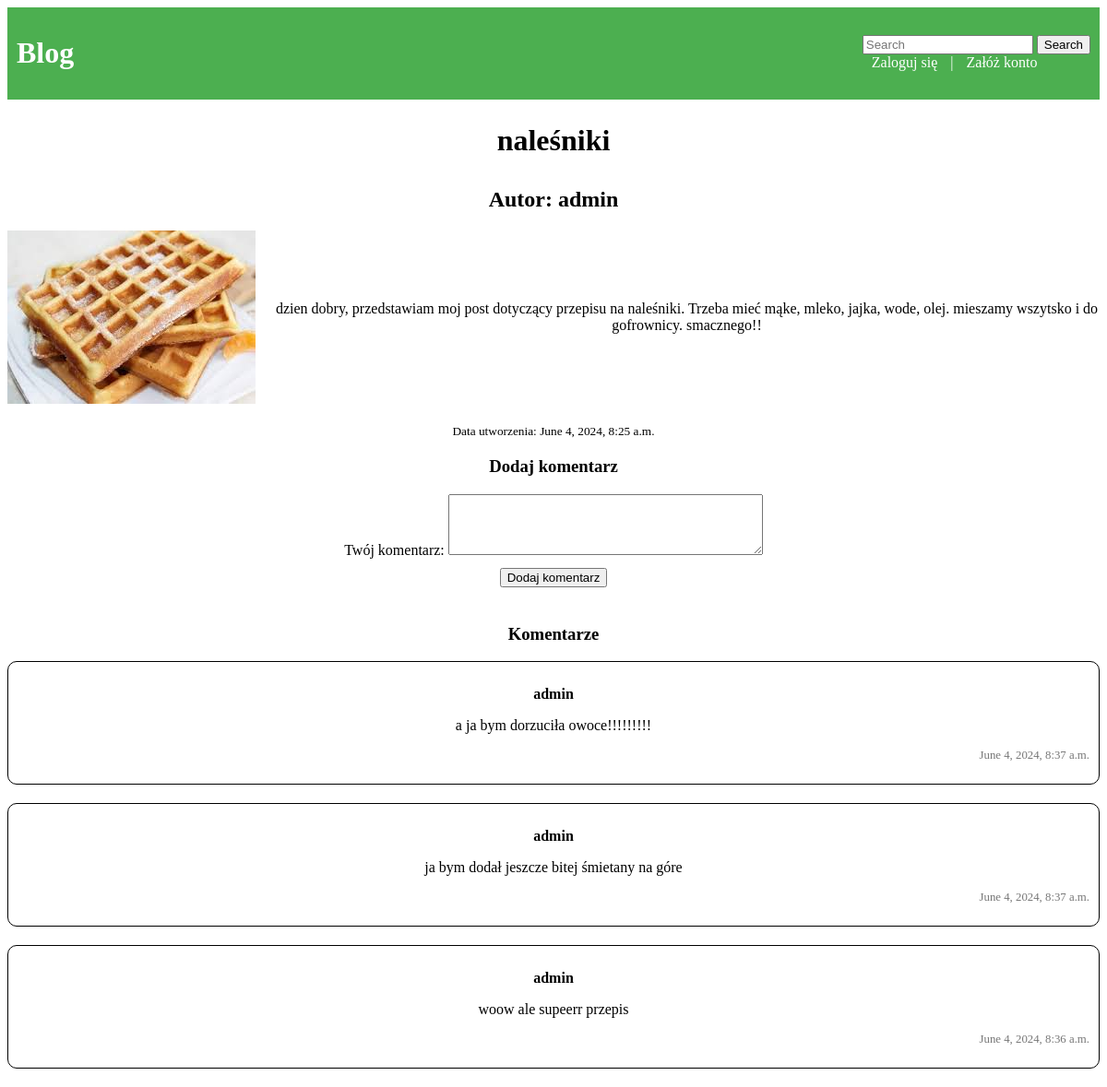
Screenshot of /post/46/ with the database file from the repository.
### mainapp/models.py (models this page shows, shortened)
class Post(models.Model):
    tytul = models.CharField(max_length=200)
    tresc = models.TextField(max_length=2000)
    data_utworzenia = models.DateTimeField(auto_now_add=True)
    autor = models.ForeignKey(User, on_delete=models.CASCADE)
    image = models.ImageField(null=True, blank=True, upload_to="images/")
    DOSTEP_CHOICES = (
        ('Publiczny', 'Publiczny'),
        ('Ograniczony', 'Ograniczony'),
    )
    dostep = models.CharField(max_length=20, choices=DOSTEP_CHOICES, default='Publiczny')

class Komentarz(models.Model):
    tresc = models.TextField()
    data_dodania = models.DateTimeField(auto_now_add=True)
    autor = models.ForeignKey(User, on_delete=models.CASCADE)
    post = models.ForeignKey(Post, on_delete=models.CASCADE)

### mainapp/views.py (the view)
# urls.py: path('post/<int:post_id>/', views.post_detail, name='post_detail'),
def post_detail(request, post_id):
    post = get_object_or_404(Post, pk=post_id)
    comments = Komentarz.objects.filter(post=post).order_by('-data_dodania')
    form = CreateCommentForm()
    print("wyswietlono szczegoly posta")
    return render(request, 'post/post_detail.html', {'post': post, 'comments': comments, 'form': form})

### mainapp/forms.py
class CreateCommentForm(forms.ModelForm):
    comment = forms.CharField(
        label='Komentarz',
        widget=forms.Textarea(attrs={'rows': 4, 'class': 'form-control'})
    )
    class Meta:
        model = Komentarz
        fields = ('comment',)

### mainapp/templates/post/post_detail.html (shortened to what this page needs)
{% extends "base.html" %}
{% block content %}
<div class="container mt-5">
  <div class="row justify-content-center">
    <div class="col-md-8 centered">
      <h2 class="big-title">{{ post.tytul }}</h2>
      <h4 class="big-author">Autor: {{ post.autor }}</h4>
      <div class="post-content">
        {% if post.image %}
        <img src="{{ post.image.url }}">
        {% endif %}
        <p>{{ post.tresc }}</p>
      </div>
      <small>Data utworzenia: {{ post.data_utworzenia }}</small>
      <div class="comment-form">
        <h3>Dodaj komentarz</h3>
        <form id="comment-form" method="post" action="{% url 'add_comment' post.id %}">
          <div class="form-group">
            <label for="comment">Twój komentarz:</label>
            {{ form.comment }}
          </div>
          <button type="submit" class="btn btn-success submit-btn">Dodaj komentarz</button>
        </form>
      </div>
      <div class="comment-section">
        <h3>Komentarze</h3>
        {% for comment in comments %}
        <div class="comment">
          <p class="comment-author">{{ comment.autor.username }}</p>
          <p>{{ comment.tresc }}</p>
          <p class="comment-date">{{ comment.data_dodania }}</p>
        </div>
        {% endfor %}
      </div>
    </div>
  </div>
</div>
{% endblock %}

### mainapp/templates/post/post_detail.html (style rules this page uses)
.centered { text-align: center; }
.big-title { font-size: 2rem; margin-bottom: 20px; }
.big-author { font-size: 1.5rem; margin-bottom: 20px; }
.post-content { display: flex; align-items: center; justify-content: center; margin-bottom: 20px; text-align: center; }
.post-content img { max-width: 50%; height: auto; margin-right: 20px; }
.comment-section { margin-top: 40px; }
.comment { border: 1px solid #000000; padding: 10px; margin-bottom: 20px; border-radius: 10px; }
.comment-author { font-weight: bold; margin-bottom: 5px; }
.comment-date { font-size: 0.8rem; color: #777; text-align: right; }
.comment-form { margin-bottom: 40px; }
.submit-btn { margin-top: 10px; }

### rows the page displays
Post: tytul "naleśniki", autor "admin", image (picture), tresc "dzien dobry, przedstawiam moj post dotyczący przepisu na naleśniki. Trzeba mieć mąke, mleko, jajka, wode, olej. mieszamy wszytsko i do gofrownicy. smacznego!!", data_utworzenia "June 4, 2024, 8:25 a.m."
Komentarz: autor.username "admin", tresc "a ja bym dorzuciła owoce!!!!!!!!!", data_dodania "June 4, 2024, 8:37 a.m."
Komentarz: autor.username "admin", tresc "ja bym dodał jeszcze bitej śmietany na góre", data_dodania "June 4, 2024, 8:37 a.m."
Komentarz: autor.username "admin", tresc "woow ale supeerr przepis", data_dodania "June 4, 2024, 8:36 a.m."
